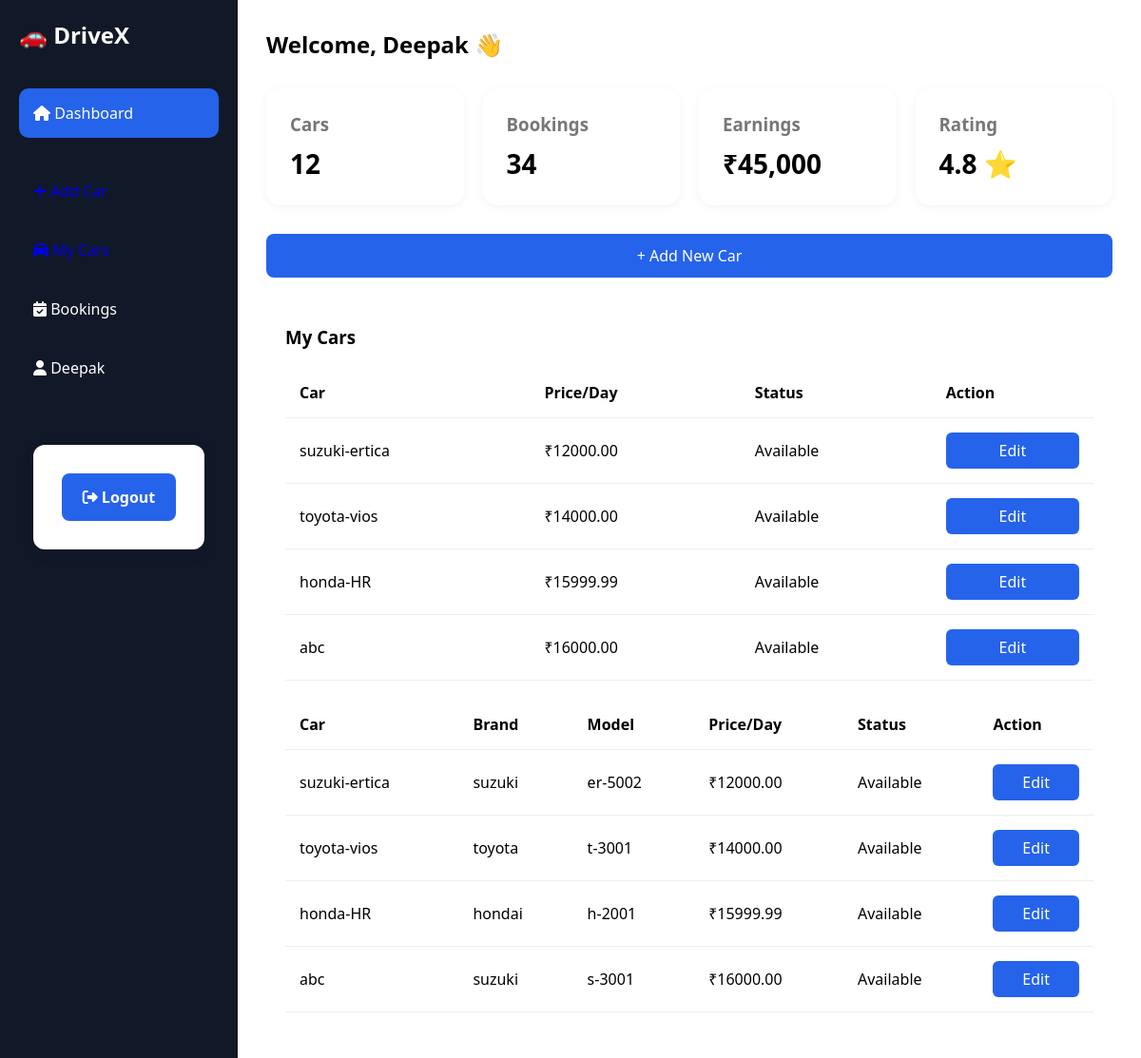
/myaddminpanel/vendor-profile/ (signed in), run on the app's committed database.
### myaddminpanel/models.py (models this page shows)
class VendorLogin(models.Model):
    username = models.CharField(max_length=150)
    email = models.EmailField(max_length=254, unique=True)
    phno= models.CharField(max_length=15)
    profile_pic = models.ImageField(upload_to='profile_pics/', blank=True, null=True)
    password = models.CharField(max_length=128)
    created_at = models.DateTimeField(auto_now_add=True)
    def __str__(self):
        return self.email

class Car(models.Model):
    TRANSMISSION_CHOICES = [
        ('Manual', 'Manual'),
        ('Automatic', 'Automatic'),
    ]
    FUEL_CHOICES = [
        ('Petrol', 'Petrol'),
        ('Diesel', 'Diesel'),
        ('CNG', 'CNG'),
        ('Electric', 'Electric'),
        ('Hybrid', 'Hybrid'),
    ]
    STATUS_CHOICES = [
        ('Available', 'Available'),
        ('Booked', 'Booked'),
        ('Maintenance', 'Maintenance'),
    ]
    vendor = models.ForeignKey(
        VendorLogin,
        on_delete=models.CASCADE,
        related_name='cars'
    )
    car_name = models.CharField(max_length=100, blank=True, null=True)
    brand = models.CharField(max_length=100, blank=True, null=True)
    model = models.CharField(max_length=100, blank=True, null=True)
    year = models.PositiveIntegerField(blank=True, null=True)
    city = models.CharField(max_length=100, blank=True, null=True)
    pickup_location = models.CharField(max_length=200, blank=True, null=True)
    rent_per_day = models.DecimalField(max_digits=10, decimal_places=2, blank=True, null=True)
    fuel_type = models.CharField(
        max_length=20,
        choices=FUEL_CHOICES
    )
    transmission = models.CharField(
        max_length=20,
        choices=TRANSMISSION_CHOICES
    )
    seats = models.PositiveIntegerField(default=4)
    mileage = models.PositiveIntegerField(default=0)
    ac = models.BooleanField(default=True)
    power_steering = models.BooleanField(default=True)
    power_windows = models.BooleanField(default=True)
    music_system = models.BooleanField(default=False)
    airbags = models.BooleanField(default=True)
    gps = models.BooleanField(default=False)
    image = models.ImageField(
        upload_to='cars/',
        blank=True,
        null=True
    )
    status = models.CharField(
        max_length=20,
        choices=STATUS_CHOICES,
        default='Available'
    )
    description = models.TextField(
        blank=True,
        null=True
    )
    created_at = models.DateTimeField(auto_now_add=True)
    def __str__(self):
        return f"{self.brand} {self.model}"

### myaddminpanel/views.py (the view)
# urls.py: path('vendor-profile/', vendor_profile, name='vendor-profile'),
def vendor_profile(request):
    vendor_id = request.session.get('vendor_id')
    print("Session Vendor ID:", vendor_id)
    if not vendor_id:
        return redirect('login_1')
    vendor = VendorLogin.objects.get(id=vendor_id)
    print("Current Vendor ID:", vendor.id)
    print("Current Vendor:", vendor)
    print("All Cars:", Car.objects.all())
    cars = Car.objects.filter(vendor=vendor)
    return render(request, 'vendorProfile.html' , {'vendor': vendor, 'cars': cars})

### myaddminpanel/templates/vendorProfile.html (shortened to what this page needs)
{% extends 'base_1.html' %}  {% block content %}
<section class="vendor-profile-sec">
  <div class="container-1">
     {% include 'sidebar.html' %}
    <div class="main">
      <div class="topbar">
        {% if request.session.vendor_name %}
          <h2>Welcome, {{ request.session.vendor_name|title }} 👋</h2>
        {% else %}
          <h2>Welcome, Guest 👋</h2>
        {% endif %}
      </div>
      <div class="stats">
        <div class="card">
          <h3>Cars</h3>
          <p>12</p>
        </div>
        <div class="card">
          <h3>Bookings</h3>
          <p>34</p>
        </div>
        <div class="card">
          <h3>Earnings</h3>
          <p>₹45,000</p>
        </div>
        <div class="card">
          <h3>Rating</h3>
          <p>4.8 ⭐</p>
        </div>
      </div>
      <div class="add-car">
        <button>+ Add New Car</button>
      </div>
      <div class="cars">
        <h3>My Cars</h3>
        <table>
          <tr>
            <th>Car</th>
            <th>Price/Day</th>
            <th>Status</th>
            <th>Action</th>
          </tr>
          {% for car in cars %}
          <tr>
            <td>{{ car.car_name }}</td>
            <td>₹{{ car.rent_per_day }}</td>
            <td>{{ car.status }}</td>
            <td>
              <button>Edit</button>
            </td>
          </tr>
          {% endfor %}
        </table>
        {% include 'vendor_view_cars.html' %}
      </div>
    </div>
  </div>
</section>
{% endblock content %}

### myaddminpanel/templates/sidebar.html (shortened to what this page needs)
<div class="sidebar">
  <div class="logo">
    <h2>🚗 DriveX</h2>
  </div>
  <ul>
    <li class="active">
      <i class="fa-solid fa-house"></i>
      Dashboard
    </li>
    <li class="add-car">
      <a href="{% url 'add-car' %}" style="text-decoration: none;">
        <i class="fa-solid fa-plus"></i>
      </a>
    </li>
    <li>
    <a href="#" style="text-decoration: none;">
      <i class="fa-solid fa-car"></i>
    </a>
    </li>
    <li>
      <i class="fa-solid fa-calendar-check"></i>
      Bookings
    </li>
    <li>
      <i class="fa-solid fa-user"></i>
      {% if request.session.vendor_name %}
        {{ request.session.vendor_name|title }}
      {% else %}
        Profile
      {% endif %}
    </li>
    <li>
      <form method="POST" action="{% url 'logout_1' %}">
        <button type="submit">
          <i class="fa-solid fa-right-from-bracket"></i>
          Logout
        </button>
      </form>
    </li>
  </ul>
</div>

### myaddminpanel/templates/vendor_view_cars.html
<table>
    <tr>
        <th>Car</th>
        <th>Brand</th>
        <th>Model</th>
        <th>Price/Day</th>
        <th>Status</th>
        <th>Action</th>
    </tr>
    {% for car in cars %}
    <tr>
        <td>{{ car.car_name }}</td>
        <td>{{ car.brand }}</td>
        <td>{{ car.model }}</td>
        <td>₹{{ car.rent_per_day }}</td>
        <td>{{ car.status }}</td>
        <td>
            <button>Edit</button>
        </td>
    </tr>
    {% empty %}
    <tr>
        <td colspan="6">No Cars Found</td>
    </tr>
    {% endfor %}
</table>

### myaddminpanel/static/css/style_1.css (style rules this page uses)
* { margin:0; padding:0; box-sizing:border-box; font-family:'Segoe UI',sans-serif; }
button { width:100%; padding:15px; border:none; border-radius:10px; background:#2563eb; color:white; font-size:1rem; cursor:pointer; transition:.3s; }
.container-1 { display:flex; min-height:100vh; }
.sidebar { width:250px; background:#111827; color:white; padding:20px; }
.logo { margin-bottom:40px; }
.sidebar ul { list-style:none; }
.sidebar li { padding:15px; margin-bottom:10px; border-radius:10px; cursor:pointer; }
.sidebar li:hover, .active { background:#2563eb; }
.main { flex:1; padding:30px; }
.topbar { margin-bottom:30px; }
.stats { display:grid; grid-template-columns:repeat(4,1fr); gap:20px; }
.card { background:white; padding:25px; border-radius:15px; box-shadow:0 2px 10px rgba(0,0,0,.05); }
.card h3 { color:#777; }
.card p { margin-top:10px; font-size:28px; font-weight:bold; }
.add-car { margin:30px 0; }
.add-car button { background:#2563eb; color:white; border:none; padding:12px 20px; border-radius:8px; cursor:pointer; }
.cars { background:white; padding:20px; border-radius:15px; }
table { width:100%; margin-top:20px; border-collapse:collapse; }
th, td { padding:15px; text-align:left; border-bottom:1px solid #eee; }
td button { background:#2563eb; color:white; border:none; padding:8px 12px; border-radius:6px; cursor:pointer; }
.container-1 form { flex: 1; max-width: 900px; margin: 30px auto; padding: 30px; background: #fff; border-radius: 12px; box-shadow: 0 4px 15px rgba(0,0,0,0.08); display: grid; grid-template-columns: repeat(2, 1fr); gap: 18px; }
.container-1 form button { grid-column: 1 / -1; padding: 14px; border: none; border-radius: 8px; background: #2563eb; color: white; font-size: 16px; font-weight: 600; cursor: pointer; transition: 0.3s; }

### data on the page
VendorLogin: session.vendor_name "Deepak"
Car: car_name "suzuki-ertica", rent_per_day "12000.00", status "Available", brand "suzuki", model "er-5002"
Car: car_name "toyota-vios", rent_per_day "14000.00", status "Available", brand "toyota", model "t-3001"
Car: car_name "honda-HR", rent_per_day "15999.99", status "Available", brand "hondai", model "h-2001"
Car: car_name "abc", rent_per_day "16000.00", status "Available", brand "suzuki", model "s-3001"
